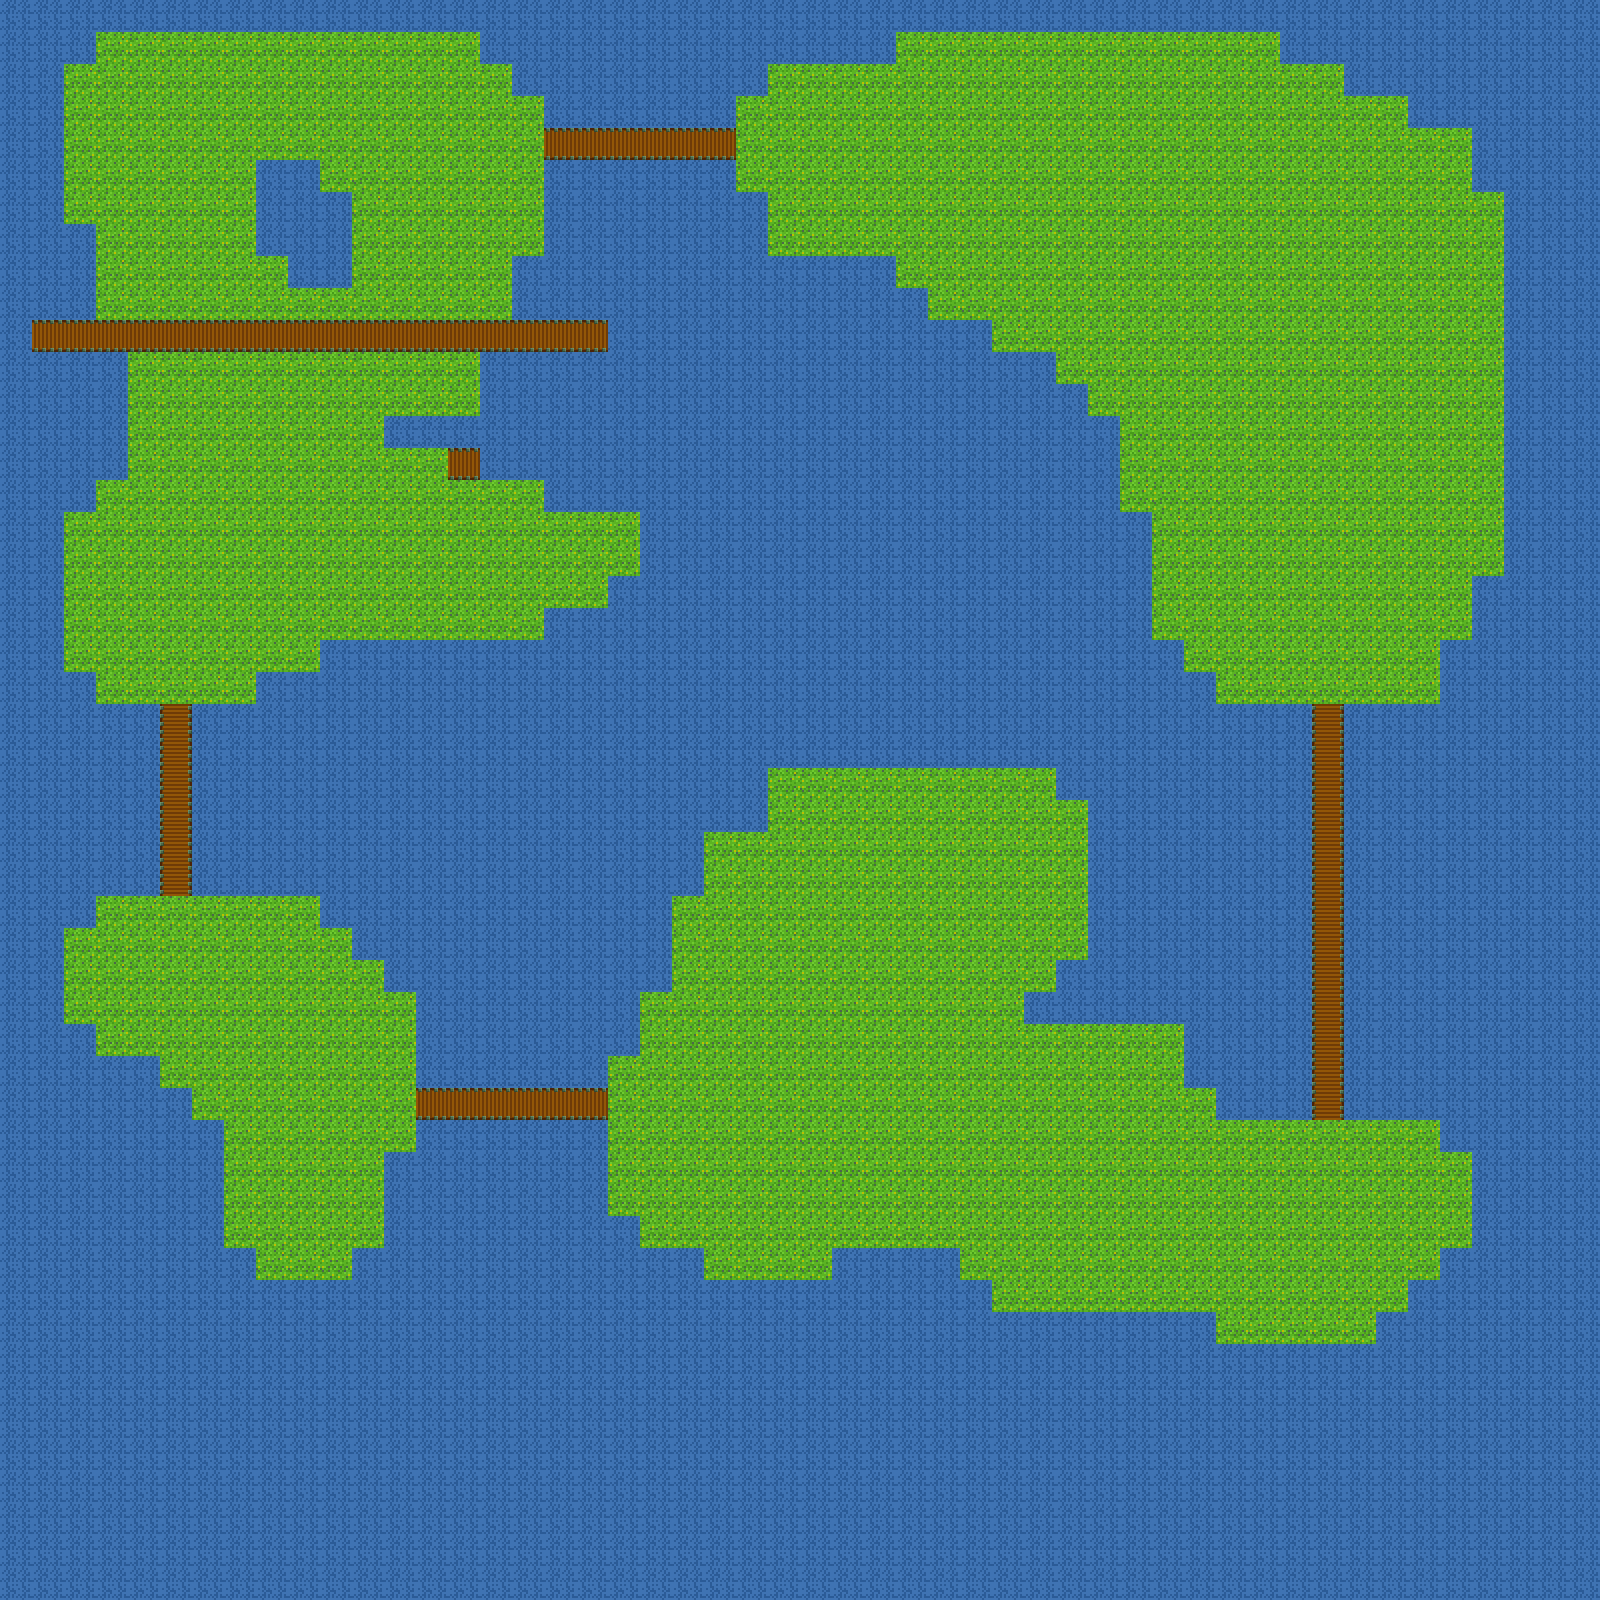

Below is a game level as drawn by its tile map, then a one-line description and the .tmx that defines it (tile-layer data replaced by summaries):
An orthogonal 50x50 tile map with 32x32 px tiles, 1 tile layer (Layer 0).

<map version="1.0" orientation="orthogonal" width="50" height="50" tilewidth="32" tileheight="32">
 <tileset firstgid="1" name="ScrollerTiles" tilewidth="32" tileheight="32">
  <image source="sprites.png" width="256" height="256" />
  <tile id="1">
   <properties>
    <property name="blocked" value="true" />
   </properties>
  </tile>
  <tile id="2">
   <properties>
    <property name="Type" value="GregIsGay" />
   </properties>
  </tile>
 </tileset>
 <layer name="Layer 0" width="50" height="50">
  <data>[2500 cells, 2500 non-empty, 4 distinct tile ids]</data>
 </layer>
</map>
